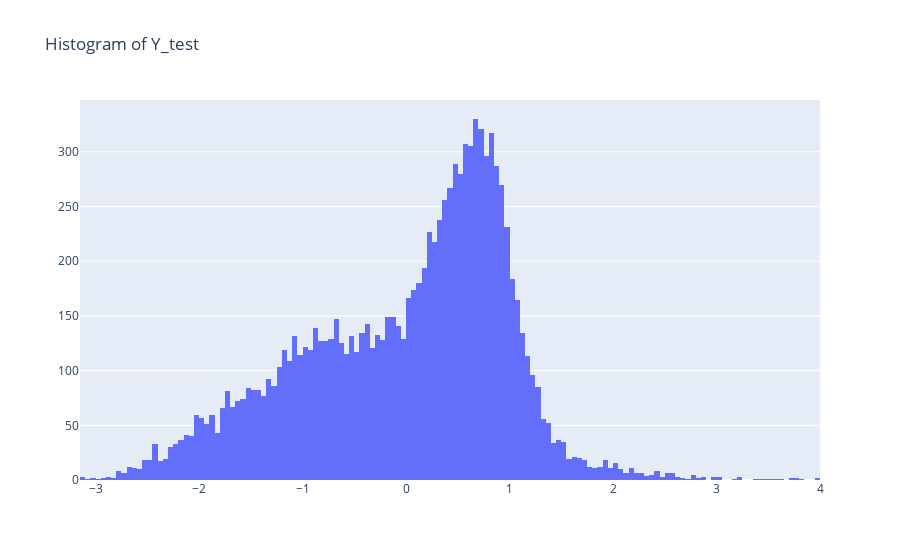

The notebook cell saved with this chart:
### Markdown cell above
<h3> Histogram of Y test values </h3>

### Code cell
# Assuming you have Y_test as the true target values

# Create the histogram trace
histogram_trace = go.Histogram(x=Y_test_std["laeq"])

# Create the layout
layout = go.Layout(title='Histogram of Y_test')

# Create the figure
figure = go.Figure(data=[histogram_trace], layout=layout)

# Show the figure
figure.show()

### Figure 1 — Plotly figure (JSON) as saved in the notebook; plotly's stock layout.template omitted (floating-point values rounded to 4 significant figures; data arrays with more than 128 entries replaced by an {"elided": "..."} marker saying what was removed)
{"data": [{"type": "histogram", "x": {"elided": "11094 float values"}}], "layout": {"title": {"text": "Histogram of Y_test"}}}
